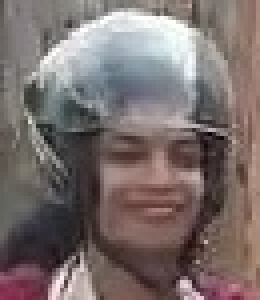
#> input picture scratch/actual_head_helmet.jpg, 65 x 75 px (shown 4 times larger)
$ python -i lane_detector.py   (imports and definitions only)
#> lines starting #> are read from the running program, lines starting #| are printed output that depends on the picture; after the words box and inside, x2 and y2 are one past the last pixel; in counts of white or black regions, pixels touching at a corner belong together
### config.py
import os

BASE_DIR = os.path.abspath(os.path.dirname(__file__))

# Upload and Storage directories
UPLOAD_FOLDER = os.path.join(BASE_DIR, 'static', 'uploads')
CANDIDATE_PHOTOS_DIR = os.path.join(UPLOAD_FOLDER, 'photos')
AADHAAR_PHOTOS_DIR = os.path.join(UPLOAD_FOLDER, 'aadhaar')
TEST_VIDEOS_DIR = os.path.join(UPLOAD_FOLDER, 'videos')
PROCESSED_VIDEOS_DIR = os.path.join(UPLOAD_FOLDER, 'processed')
REPORTS_DIR = os.path.join(BASE_DIR, 'static', 'reports')
SAVED_MODELS_DIR = os.path.join(BASE_DIR, 'static', 'saved_models')

# Database Config
DATABASE_PATH = os.path.join(BASE_DIR, 'database', 'driving_validation.db')

# Ensure required directories exist
for folder in [UPLOAD_FOLDER, CANDIDATE_PHOTOS_DIR, AADHAAR_PHOTOS_DIR, TEST_VIDEOS_DIR,
               PROCESSED_VIDEOS_DIR, REPORTS_DIR, SAVED_MODELS_DIR,
               os.path.join(BASE_DIR, 'database')]:
    os.makedirs(folder, exist_ok=True)
#> further down, picture is the input picture: shape (75, 65, 3); mean B, G, R 108.6, 110, 122.1

# Face Recognition Settings
MIN_FACE_MATCH_PERCENTAGE = 70.0  # Minimum 70% confidence score required to pass authentication
FACE_MATCH_THRESHOLD = 0.30       # Cosine distance threshold (1 - 0.70)

# YOLO Base Model and Dedicated Helmet Detector Model Paths
YOLO_BASE_MODEL_PATH = os.path.join(BASE_DIR, 'yolov8n.pt')
HELMET_MODEL_PATH = os.path.join(SAVED_MODELS_DIR, 'helmet_detector.pt')

# Dedicated Helmet / Headwear Detection Thresholds
HELMET_CONF_THRESHOLD = float(os.environ.get('HELMET_CONF_THRESHOLD', 0.85))  # Minimum confidence (0.85 / 85%) to accept a genuine motorcycle helmet
NO_HELMET_CONF_THRESHOLD = 0.50         # Minimum confidence to classify uncovered head
OTHER_HEADWEAR_CONF_THRESHOLD = 0.45    # Minimum confidence to classify cap, hat, towel, scarf
MIN_HEAD_ROI_WIDTH = 25                 # Minimum head ROI width in pixels (smaller = Needs Review)
MIN_HEAD_ROI_HEIGHT = 25                # Minimum head ROI height in pixels (smaller = Needs Review)
BLUR_LAPLACIAN_THRESHOLD = 35.0         # Minimum Laplacian variance (lower = blurred, Needs Review)

# Video Multi-Frame Temporal Aggregation
VIDEO_HELMET_PASS_RATIO = 0.50          # Fraction of reliable rider frames required to PASS helmet rule
VIDEO_VIOLATION_RATIO = 0.35            # Fraction of non-helmet or other_headwear frames to trigger FAIL

# Lane Boundary Detection & Motorcycle Tracking Settings
LANE_LINE_COLOR = (140, 180, 210)       # Light brown in OpenCV BGR (RGB ~ 210, 180, 140)
LANE_MIN_CONFIRMATION_FRAMES = 2        # Consecutive frames to confirm boundary violation (filters 1-frame jitter)
LANE_MIN_TRACKING_RATIO = 0.20          # Minimum fraction of frames with motorcycle for reliability
LANE_MIN_BOUNDARY_RATIO = 0.20          # Minimum fraction of frames with detected boundaries for reliability

# System Settings
SECRET_KEY = 'driving-skill-validation-secret-key'

### models/lane_detector.py
import os
import cv2
import numpy as np

try:
    from config import (
        LANE_LINE_COLOR,
        LANE_MIN_CONFIRMATION_FRAMES,
        LANE_MIN_TRACKING_RATIO,
        LANE_MIN_BOUNDARY_RATIO
    )
except ImportError:
    LANE_LINE_COLOR = (140, 180, 210)       # Light brown in OpenCV BGR
    LANE_MIN_CONFIRMATION_FRAMES = 2
    LANE_MIN_TRACKING_RATIO = 0.20
    LANE_MIN_BOUNDARY_RATIO = 0.20


class LaneDetector:
    """
    OpenCV Straight Lane & Drivable Road Surface Detector and Motorcycle Tracker
    for Two-Wheeler Driving Skill Validation.

    Key Features:
    1. Supports EVERY uploaded video without hardcoding or assuming fixed filenames.
    2. Treats the actual drivable road surface as the permitted riding area.
       The rider passes lane discipline when remaining on the road, even if
       there are no painted lane markings.
    3. Handles diverse camera viewpoints: center-aligned roads, roads on the left,
       roads on the right, and wide perspective corridors.
    4. Detects solid painted test-track lane markings when present (e.g. driving test tracks).
    5. Ignores internal cracks, shadows, patches, or internal lane dividers.
    6. Tracks the road region across successive frames using Exponential Moving Average (EMA).
    7. Tracks the motorcycle throughout the entire video from first to last frame.
    8. Estimates motorcycle tyre-contact points and ground footprint relative to road edges.
    9. Confirms boundary contact/crossing across video frames (filtering 1-frame jitter),
       recording LANE_BOUNDARY_VIOLATION with timestamp and side (LEFT or RIGHT).
    10. Does NOT use minimum-distance / safe-distance thresholds: the only violation
        is actual contact with or crossing of either lane/road boundary into non-drivable area.
    11. Draws left and right boundaries in light brown (BGR: 140, 180, 210) and subtle
        transparent drivable road overlay.
    12. Marks result as NEEDS_REVIEW if boundaries or motorcycle cannot be detected reliably.
    """

    def __init__(self,
                 lane_color=None,
                 min_confirmation_frames=None,
                 min_tracking_ratio=None,
                 min_boundary_ratio=None):

        self.lane_color = lane_color or LANE_LINE_COLOR
        self.min_confirmation_frames = min_confirmation_frames or LANE_MIN_CONFIRMATION_FRAMES
        self.min_tracking_ratio = min_tracking_ratio or LANE_MIN_TRACKING_RATIO
        self.min_boundary_ratio = min_boundary_ratio or LANE_MIN_BOUNDARY_RATIO

        # Exponential moving average smoothing factor for lane boundaries
        self.ema_alpha = 0.25

        # Initialize tracking state
        self.reset()

    def reset(self):
        """Resets per-video tracking and boundary state."""
        self.total_frames_processed = 0
        self.motorcycle_detected_frames = 0
        self.lane_detected_frames = 0

        # Smoothed boundary endpoints: (x_bot, x_top)
        self.smoothed_left_bot = None
        self.smoothed_left_top = None
        self.smoothed_right_bot = None
        self.smoothed_right_top = None
        self.roi_y_top = None

        # Motorcycle tracking state
        self.last_motorcycle_bbox = None
        self.last_motorcycle_width = 0
        self.frames_since_motorcycle = 999

        # Boundary contact confirmation state
        self.consecutive_left_touches = 0
        self.consecutive_right_touches = 0
        self.consecutive_inside_frames = 0
        self.active_violation = None

        # Confirmed violations list:
        # [{ 'type': 'LANE_BOUNDARY_VIOLATION', 'boundary': 'LEFT'|'RIGHT', 'timestamp': '00:03.4', 'timestamp_sec': 3.4, 'frame': 82 }]
        self.confirmed_violations = []

    def detect_lane_boundaries(self, frame, motorcycle_bbox=None):
        """
        Detects left and right lane or road boundaries using OpenCV.
        Handles both formal painted test-track corridors and natural unlined road surfaces.

        Returns:
            dict containing:
                - 'left_top': (x, y)
                - 'left_bot': (x, y)
                - 'right_top': (x, y)
                - 'right_bot': (x, y)
                - 'x_left_fn': callable(y) -> x
                - 'x_right_fn': callable(y) -> x
                - 'is_detected': bool (detected in this frame)
                - 'drivable_polygon': np.ndarray of shape (4, 2)
        """
        h, w = frame.shape[:2]
        y_top = int(h * 0.35)
        self.roi_y_top = y_top

        # Blank or solid black frame handling
        if frame is None or np.mean(frame) < 5:
            return {
                'left_top': (int(0.20 * w), y_top),
                'left_bot': (int(0.20 * w), h),
                'right_top': (int(0.80 * w), y_top),
                'right_bot': (int(0.80 * w), h),
                'x_left_fn': lambda y: float(0.20 * w),
                'x_right_fn': lambda y: float(0.80 * w),
                'is_detected': False,
                'drivable_polygon': None
            }

        # Road surface Region of Interest (ROI)
        roi = frame[y_top:, :]
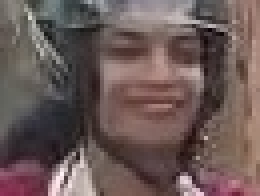
#> roi: shape (49, 65, 3) (shown 4 times larger); mean B, G, R 87, 89.1, 107
        roi_h = h - y_top
        hsv_roi = cv2.cvtColor(roi, cv2.COLOR_BGR2HSV)
#> hsv_roi: shape (49, 65, 3); mean H, S, V 49.6, 53.6, 107.5

        # -------------------------------------------------------------
        # STEP 1: Check for Solid Painted Test-Track Lane Boundaries
        # -------------------------------------------------------------
        # High-brightness white painted markings mask (e.g., test track)
        white_mask = cv2.inRange(hsv_roi, np.array([0, 0, 200], dtype=np.uint8),
                                 np.array([180, 45, 255], dtype=np.uint8))
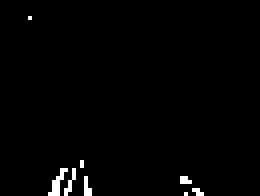
#> white_mask: shape (49, 65) (shown 4 times larger); 1.3% white in thin lines or dots, all inside (x1, y1, x2, y2) = (7, 4, 51, 49)
        # High-saturation yellow painted markings mask
        yellow_mask = cv2.inRange(hsv_roi, np.array([15, 80, 90], dtype=np.uint8),
                                  np.array([35, 255, 255], dtype=np.uint8))
#> yellow_mask: shape (49, 65); every value is 0
        paint_mask = cv2.bitwise_or(white_mask, yellow_mask)

        # Detect steep line segments directly from painted markings
        min_line_len = max(35, int(h * 0.12))
        lines = cv2.HoughLinesP(paint_mask, 1, np.pi / 180, threshold=40,
                                minLineLength=min_line_len, maxLineGap=30)
#> lines = None

        painted_left = []
        painted_right = []

        if lines is not None:
            for line in lines:
                x1, y1_rel, x2, y2_rel = line[0]
                y1 = y1_rel + y_top
                y2 = y2_rel + y_top

                dy = y2 - y1
                dx = x2 - x1

                # Steep corridor lines only (filter out horizontal noise/crossings)
                if abs(dy) < 1.2 * abs(dx) or dy == 0:
                    continue

                inv_slope = dx / float(dy)
                x_bot = x1 + (h - y1) * inv_slope
                x_top = x1 + (y_top - y1) * inv_slope

                if 0.04 * w <= x_bot <= 0.48 * w and 0.02 * w <= x_top <= 0.50 * w:
                    painted_left.append((x_bot, x_top))
                elif 0.52 * w <= x_bot <= 0.96 * w and 0.50 * w <= x_top <= 0.98 * w:
                    painted_right.append((x_bot, x_top))

        # -------------------------------------------------------------
        # STEP 2: Physical Road Surface Segmentation (Asphalt vs Surroundings)
        # -------------------------------------------------------------
        # Non-drivable surroundings: green vegetation / grass verge / trees
        full_hsv = cv2.cvtColor(frame, cv2.COLOR_BGR2HSV)
#> full_hsv: shape (75, 65, 3); mean H, S, V 52.8, 43.3, 124.6
        veg_mask = ((full_hsv[:, :, 0] >= 28) & (full_hsv[:, :, 0] <= 88) &
                    (full_hsv[:, :, 1] >= 35) & (full_hsv[:, :, 2] >= 30))
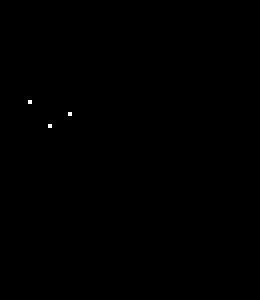
#> veg_mask: shape (75, 65) bool (shown 4 times larger); 0.06% white in thin lines or dots, all inside (x1, y1, x2, y2) = (7, 25, 18, 32)

        # Morphological opening to eliminate isolated pixel noise
        kernel = cv2.getStructuringElement(cv2.MORPH_RECT, (5, 5))
        veg_clean = cv2.morphologyEx(veg_mask.astype(np.uint8), cv2.MORPH_OPEN, kernel)
#> veg_clean: shape (75, 65); every value is 0

        # Exclude motorcycle bounding box so its shadow/body is never mistaken for roadside grass
        ref_x = w // 2
        if motorcycle_bbox is not None:
            mx1, my1, mx2, my2 = motorcycle_bbox
            veg_clean[max(0, my1):min(h, my2 + 5), max(0, mx1):min(w, mx2)] = 0
            ref_x = int(np.clip((mx1 + mx2) // 2, int(w * 0.15), int(w * 0.85)))

        # Scan rows for road boundaries (asphalt to vegetation / non-drivable transitions)
        road_lefts = []
        road_rights = []
        scan_step = max(6, int(h * 0.03))

        for y in range(y_top, h, scan_step):
            row_veg = veg_clean[y, :]

            # Search left of ref_x for non-drivable surroundings
            left_non_road = np.where(row_veg[:ref_x] > 0)[0]
            if len(left_non_road) >= 3:
                l_edge = float(np.max(left_non_road))
            else:
                l_edge = 0.0

            # Search right of ref_x for non-drivable surroundings
            right_non_road = np.where(row_veg[ref_x:] > 0)[0]
            if len(right_non_road) >= 3:
                r_edge = float(ref_x + np.min(right_non_road))
            else:
                r_edge = float(w)

            road_lefts.append((l_edge, y))
            road_rights.append((r_edge, y))
#> after the loop, road_lefts = [(0, 26), (0, 32), (0, 38), (0, 44), (0, 50), (0, 56), (0, 62), (0, 68), (0, 74)]; road_rights = [(65, 26), (65, 32), (65, 38), (65, 44), (65, 50), (65, 56), (65, 62), (65, 68), (65, 74)]

        # -------------------------------------------------------------
        # STEP 3: Boundary Determination & Temporal Smoothing
        # -------------------------------------------------------------
        detected_in_frame = False
        cur_l_bot, cur_l_top = None, None
        cur_r_bot, cur_r_top = None, None

        # Priority 1: Solid painted test track lines
        if painted_left and painted_right:
            cur_l_bot = float(np.median([c[0] for c in painted_left]))
            cur_l_top = float(np.median([c[1] for c in painted_left]))
            cur_r_bot = float(np.median([c[0] for c in painted_right]))
            cur_r_top = float(np.median([c[1] for c in painted_right]))
            if cur_r_bot > cur_l_bot + (0.15 * w):
                detected_in_frame = True

        # Priority 2: Physical road surface transitions
        if not detected_in_frame and len(road_lefts) >= 4 and len(road_rights) >= 4:
            y_pts = np.array([p[1] for p in road_lefts])
#> y_pts = [26, 32, 38, 44, 50, 56, 62, 68, 74]
            p_l = np.polyfit(y_pts, [p[0] for p in road_lefts], 1)
#> p_l = [0, 0]
            p_r = np.polyfit(y_pts, [p[0] for p in road_rights], 1)
#> p_r = [1.78e-16, 65]

            cur_l_bot = max(0.0, float(np.polyval(p_l, h)))
#> cur_l_bot = 0
            cur_l_top = max(0.0, float(np.polyval(p_l, y_top)))
#> cur_l_top = 0
            cur_r_bot = min(float(w), float(np.polyval(p_r, h)))
#> cur_r_bot = 65
            cur_r_top = min(float(w), float(np.polyval(p_r, y_top)))
#> cur_r_top = 65

            if cur_r_bot > cur_l_bot + (0.15 * w):
                detected_in_frame = True

        # Temporal EMA smoothing across video frames
        if detected_in_frame and cur_l_bot is not None and cur_r_bot is not None:
            self.lane_detected_frames += 1
            if self.smoothed_left_bot is None:
                self.smoothed_left_bot = cur_l_bot
#> self.smoothed_left_bot = 0
                self.smoothed_left_top = cur_l_top
#> self.smoothed_left_top = 0
                self.smoothed_right_bot = cur_r_bot
#> self.smoothed_right_bot = 65
                self.smoothed_right_top = cur_r_top
#> self.smoothed_right_top = 65
            else:
                a = self.ema_alpha
                self.smoothed_left_bot = a * cur_l_bot + (1.0 - a) * self.smoothed_left_bot
                self.smoothed_left_top = a * cur_l_top + (1.0 - a) * self.smoothed_left_top
                self.smoothed_right_bot = a * cur_r_bot + (1.0 - a) * self.smoothed_right_bot
                self.smoothed_right_top = a * cur_r_top + (1.0 - a) * self.smoothed_right_top

        # Default fallback corridor if no boundaries detected yet
        if self.smoothed_left_bot is None:
            self.smoothed_left_bot = 0.20 * w
            self.smoothed_left_top = 0.30 * w
            self.smoothed_right_bot = 0.80 * w
            self.smoothed_right_top = 0.70 * w

        l_bot, l_top = self.smoothed_left_bot, self.smoothed_left_top
#> l_bot = 0; l_top = 0
        r_bot, r_top = self.smoothed_right_bot, self.smoothed_right_top
#> r_bot = 65; r_top = 65

        def x_left_fn(y_val):
            ratio = (float(y_val) - y_top) / float(h - y_top + 1e-5)
            return l_top + ratio * (l_bot - l_top)

        def x_right_fn(y_val):
            ratio = (float(y_val) - y_top) / float(h - y_top + 1e-5)
            return r_top + ratio * (r_bot - r_top)

        drivable_polygon = np.array([
            [int(l_top), y_top],
            [int(r_top), y_top],
            [int(r_bot), h],
            [int(l_bot), h]
        ], dtype=np.int32)
#> drivable_polygon = [[0, 26], [64, 26], [64, 75], [0, 75]]

        return {
            'left_top': (int(l_top), y_top),
            'left_bot': (int(l_bot), h),
            'right_top': (int(r_top), y_top),
            'right_bot': (int(r_bot), h),
            'x_left_fn': x_left_fn,
            'x_right_fn': x_right_fn,
            'is_detected': detected_in_frame,
            'drivable_polygon': drivable_polygon
        }

    # [271 lines left out: functions update_motorcycle_track, check_boundary_contact, draw_lane_overlay, analyze_lane, get_summary, not called in this run]


lane_detector = LaneDetector()

>>> import cv2
>>> picture = cv2.imread('../scratch/actual_head_helmet.jpg')
>>> result = LaneDetector().detect_lane_boundaries(picture)
#> result = 8 items

$ run again, on scratch/actual_head_scarf.jpg
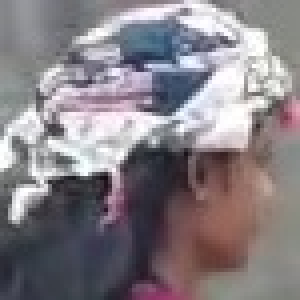
#> input picture scratch/actual_head_scarf.jpg, 75 x 75 px (shown 4 times larger)
#> picture is the input picture: shape (75, 75, 3); mean B, G, R 133.1, 127.6, 134.2
#> in detect_lane_boundaries, `roi = frame[y_top:, :]`:
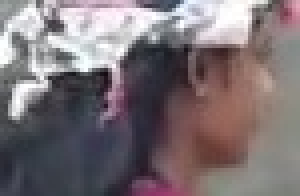
#> roi: shape (49, 75, 3) (shown 4 times larger); mean B, G, R 117.2, 113, 123.5
#> hsv_roi: shape (49, 75, 3); mean H, S, V 94.1, 42.7, 128
#> in detect_lane_boundaries, `white_mask = cv2.inRange(hsv_roi, np.array([0, 0, 200], dtype=np.uint8..`:
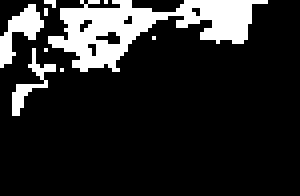
#> white_mask: shape (49, 75) (shown 4 times larger); 15.4% white; 9 white regions (6 under 20 px), largest, box (x1, y1, x2, y2) and area: (12, 0, 67, 18) 434, (0, 1, 11, 17) 73, (3, 12, 14, 29) 49
#> yellow_mask: shape (49, 75); every value is 0
#> lines = [[2, 7, 66, 0], [0, 10, 62, 3], [2, 5, 61, 0], [0, 9, 62, 1]]
#> the loop in detect_lane_boundaries, `for line in lines:` made 4 passes
#> (x1, y1_rel, x2, y2_rel, y1, y2, dy, dx) on passes 1 to 4: (2, 7, 66, 0, 33, 26, -7, 64), (0, 10, 62, 3, 36, 29, -7, 62), (2, 5, 61, 0, 31, 26, -5, 59), (0, 9, 62, 1, 35, 27, -8, 62)
#> after the loop in detect_lane_boundaries, `for line in lines:`: painted_left = []
#> full_hsv: shape (75, 75, 3); mean H, S, V 97, 36.1, 140.6
#> veg_mask: shape (75, 75) bool; every value is 0
#> after the loop in detect_lane_boundaries, `for y in range(y_top, h, scan_step):`: road_lefts = [(0, 26), (0, 32), (0, 38), (0, 44), (0, 50), (0, 56), (0, 62), (0, 68), (0, 74)]; road_rights = [(75, 26), (75, 32), (75, 38), (75, 44), (75, 50), (75, 56), (75, 62), (75, 68), (75, 74)]
#> y_pts = [26, 32, 38, 44, 50, 56, 62, 68, 74]
#> p_l = [0, 0]
#> p_r = [2.03e-16, 75]
#> cur_l_bot = 0
#> cur_r_bot = 75
#> self.smoothed_left_bot = 0
#> self.smoothed_right_bot = 75
#> l_bot = 0
#> r_bot = 75
#> drivable_polygon = [[0, 26], [74, 26], [74, 75], [0, 75]]
#> result = 8 items

$ run again, on scratch/ann_frame_suraksha_driving_120.jpg
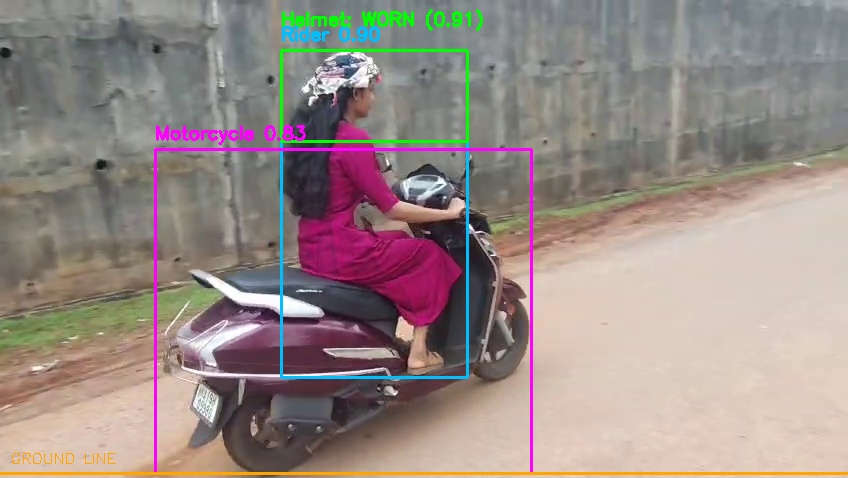
#> input picture scratch/ann_frame_suraksha_driving_120.jpg, 848 x 478 px
#> picture is the input picture: shape (478, 848, 3); mean B, G, R 134.2, 138.6, 152.1
#> hsv_roi: shape (311, 848, 3); mean H, S, V 45.3, 61.5, 167.7
#> in detect_lane_boundaries, `white_mask = cv2.inRange(hsv_roi, np.array([0, 0, 200], dtype=np.uint8..`:
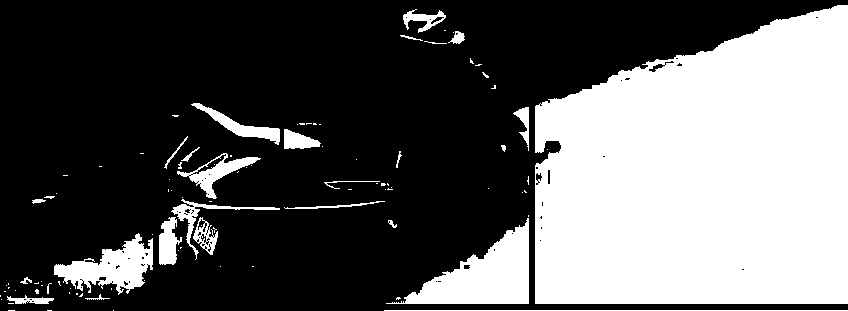
#> white_mask: shape (311, 848); 35.4% white; 100 white regions (72 under 20 px), largest, box (x1, y1, x2, y2) and area: (535, 5, 848, 304) 78272, (386, 218, 529, 304) 5429, (54, 233, 153, 295) 2892
#> yellow_mask: shape (311, 848); 3.3% white; 99 white regions (71 under 20 px), largest, box (x1, y1, x2, y2) and area: (0, 297, 848, 311) 4512, (0, 133, 142, 205) 2007, (490, 57, 518, 74) 200
#> paint_mask: shape (311, 848); 38.7% white; 180 white regions (137 under 20 px), largest, box (x1, y1, x2, y2) and area: (0, 5, 848, 311) 89161, (54, 233, 153, 300) 3296, (0, 133, 142, 205) 2007
#> lines = 415 rows, first 6: [0, 306, 847, 306], [460, 264, 847, 270], [0, 305, 847, 305], [525, 140, 847, 174], [7, 299, 214, 228], [0, 307, 847, 307]
#> the loop in detect_lane_boundaries, `for line in lines:` made 415 passes
#> (x1, y1_rel, x2, y2_rel, y1, y2, dy, dx) on passes 1 to 3: (0, 306, 847, 306, 473, 473, 0, 847), (460, 264, 847, 270, 431, 437, 6, 387), (0, 305, 847, 305, 472, 472, 0, 847)
#> after the loop in detect_lane_boundaries, `for line in lines:`: painted_left = []
#> full_hsv: shape (478, 848, 3); mean H, S, V 53.9, 50.4, 157.6
#> veg_mask: shape (478, 848) bool; 3.6% white; 60 white regions (44 under 20 px), largest, box (x1, y1, x2, y2) and area: (0, 289, 153, 352) 4674, (279, 47, 471, 145) 3165, (159, 279, 222, 320) 1453
#> in detect_lane_boundaries, `veg_clean = cv2.morphologyEx(veg_mask.astype(np.uint8), cv2.MORPH_OPEN..`:
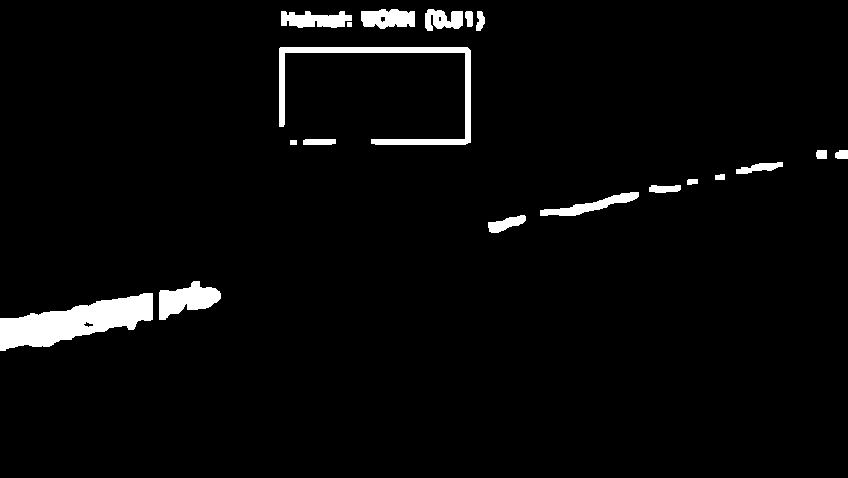
#> veg_clean: shape (478, 848); values 0 (black) and 1 (white), 3.3% white; 19 white regions, largest, box (x1, y1, x2, y2) and area: (0, 293, 153, 351) 4635, (279, 47, 471, 145) 2691, (159, 281, 221, 320) 1399
#> the loop in detect_lane_boundaries, `for y in range(y_top, h, scan_step):` made 23 passes
#> (right_non_road, r_edge) on pass 2: ([263, 264, 265, 266, 267, 268, 269, 270, 271, 272, 273], 687)
#> after the loop in detect_lane_boundaries, `for y in range(y_top, h, scan_step):`: road_lefts = [(0, 167), (0, 181), (0, 195), (0, 209), (0, 223), (0, 237), (0, 251), (0, 265), (0, 279), (220, 293), (208, 307), (137, 321), (81, 335), (5, 349), (0, 363), (0, 377), (0, 391), (0, 405), (0, 419), (0, 433), (0, 447), (0, 461), (0, 475)]; road_rights = [(741, 167), (687, 181), (613, 195), (544, 209), (488, 223), (848, 237), (848, 251), (848, 265), (848, 279), (848, 293), (848, 307), (848, 321), (848, 335), (848, 349), (848, 363), (848, 377), (848, 391), (848, 405), (848, 419), (848, 433), (848, 447), (848, 461), (848, 475)]
#> y_pts = 23 values from 167 to 475
#> p_l = [-0.0393, 40.92]
#> p_r = [0.696, 574]
#> cur_l_bot = 22.13
#> cur_l_top = 34.36
#> cur_r_bot = 848
#> cur_r_top = 690.2
#> self.smoothed_left_bot = 22.13
#> self.smoothed_left_top = 34.36
#> self.smoothed_right_bot = 848
#> self.smoothed_right_top = 690.2
#> l_bot = 22.13; l_top = 34.36
#> r_bot = 848; r_top = 690.2
#> drivable_polygon = [[34, 167], [690, 167], [848, 478], [22, 478]]
#> result = 8 items
